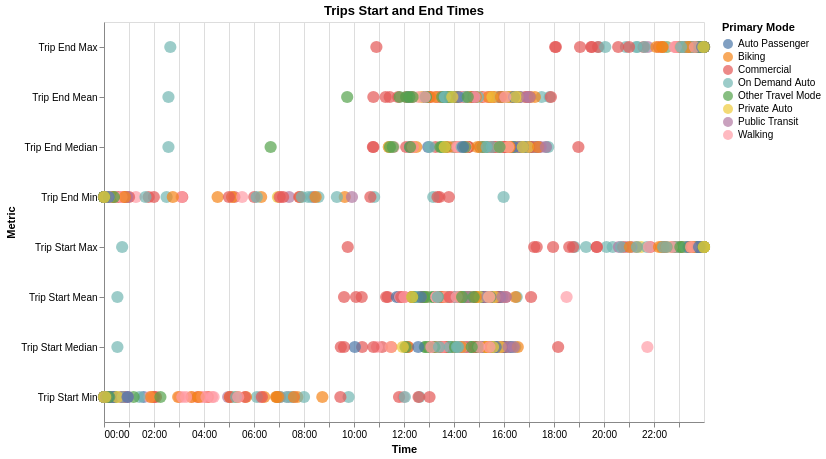

Here is the notebook cell this chart was saved with:
### Code cell
alt.Chart(time_melt).mark_circle(size=150).encode(
    x=alt.X('Time:T',axis=alt.Axis(format='%H:%M')),
    y='Metric:O',
    color=alt.Color("Primary Mode"),
    tooltip = ['Primary Mode', 'Metric', 'Time'],
).properties(height=400, width=600, title="Trips Start and End Times")

### Figure 1 — Vega specification as saved in the notebook (floating-point values rounded to 4 significant figures; data arrays with more than 128 entries replaced by an {"elided": "..."} marker saying what was removed)
{"$schema": "https://vega.github.io/schema/vega/v5.json", "data": [{"name": "source_0", "values": {"elided": "1192 records"}, "transform": [{"type": "formula", "expr": "toDate(datum['Time'])", "as": "Time"}]}, {"name": "source_0_y_domain_Metric", "values": [{"Metric": "Trip Start Min"}, {"Metric": "Trip Start Max"}, {"Metric": "Trip Start Median"}, {"Metric": "Trip Start Mean"}, {"Metric": "Trip End Min"}, {"Metric": "Trip End Max"}, {"Metric": "Trip End Median"}, {"Metric": "Trip End Mean"}]}, {"name": "source_0_color_domain_Primary Mode", "values": [{"Primary Mode": "Auto Passenger"}, {"Primary Mode": "Biking"}, {"Primary Mode": "Commercial"}, {"Primary Mode": "On Demand Auto"}, {"Primary Mode": "Other Travel Mode"}, {"Primary Mode": "Private Auto"}, {"Primary Mode": "Public Transit"}, {"Primary Mode": "Walking"}]}], "marks": [{"type": "symbol", "name": "marks", "from": {"data": "source_0"}, "encode": {"update": {"shape": {"value": "circle"}, "y": {"field": "Metric", "scale": "y"}, "size": {"value": 150}, "opacity": {"value": 0.7}, "tooltip": {"signal": "{\"Primary Mode\": isValid(datum[\"Primary Mode\"]) ? datum[\"Primary Mode\"] : \"\"+datum[\"Primary Mode\"], \"Metric\": isValid(datum[\"Metric\"]) ? datum[\"Metric\"] : \"\"+datum[\"Metric\"], \"Time\": timeFormat(datum[\"Time\"], '%b %d, %Y')}"}, "fill": {"field": "Primary Mode", "scale": "color"}, "x": {"field": "Time", "scale": "x"}}}, "style": ["circle"]}], "scales": [{"name": "x", "type": "time", "domain": {"data": "source_0", "field": "Time"}, "range": [0, {"signal": "width"}]}, {"name": "y", "type": "point", "domain": {"data": "source_0_y_domain_Metric", "field": "Metric", "sort": true}, "range": [0, {"signal": "height"}], "padding": 0.5}, {"name": "color", "type": "ordinal", "domain": {"data": "source_0_color_domain_Primary Mode", "field": "Primary Mode", "sort": true}, "range": "category"}], "axes": [{"scale": "x", "aria": false, "maxExtent": 0, "minExtent": 0, "grid": true, "orient": "bottom", "labels": false, "tickCount": {"signal": "ceil(width/40)"}, "ticks": false, "gridScale": "y", "domain": false, "zindex": 0}, {"scale": "x", "title": "Time", "orient": "bottom", "format": "%H:%M", "labelFlush": true, "tickCount": {"signal": "ceil(width/40)"}, "grid": false, "labelOverlap": true, "zindex": 0}, {"scale": "y", "grid": false, "zindex": 0, "orient": "left", "title": "Metric"}], "title": {"text": "Trips Start and End Times", "frame": "group"}, "background": "white", "height": 400, "width": 600, "style": "cell", "legends": [{"fill": "color", "symbolType": "circle", "title": "Primary Mode", "encode": {"symbols": {"update": {"opacity": {"value": 0.7}}}}}], "padding": 5}
